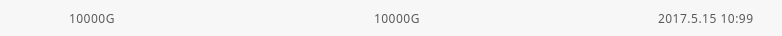
<?xml version="1.0" encoding="UTF-8"?>
<ui version="4.0">
 <class>FilesItemWidget</class>
 <widget class="QWidget" name="FilesItemWidget">
  <property name="geometry">
   <rect>
    <x>0</x>
    <y>0</y>
    <width>782</width>
    <height>36</height>
   </rect>
  </property>
  <property name="maximumSize">
   <size>
    <width>782</width>
    <height>36</height>
   </size>
  </property>
  <property name="windowTitle">
   <string>Form</string>
  </property>
  <property name="styleSheet">
   <string notr="true">background: #F7F7F7;</string>
  </property>
  <widget class="QCheckBox" name="checkBox">
   <property name="geometry">
    <rect>
     <x>8</x>
     <y>10</y>
     <width>16</width>
     <height>16</height>
    </rect>
   </property>
   <property name="styleSheet">
    <string notr="true">border:none;
background: rgba(0, 0, 0, 0);</string>
   </property>
   <property name="text">
    <string/>
   </property>
  </widget>
  <widget class="QPushButton" name="pushButton">
   <property name="geometry">
    <rect>
     <x>40</x>
     <y>8</y>
     <width>24</width>
     <height>20</height>
    </rect>
   </property>
   <property name="focusPolicy">
    <enum>Qt::NoFocus</enum>
   </property>
   <property name="styleSheet">
    <string notr="true">border:none;
font-family: PingFangSC-Regular;
font-size: 12px;
color: #5A5A5A;
letter-spacing: 0.5px;
text-align: left;
background: rgba(0, 0, 0, 0);</string>
   </property>
   <property name="text">
    <string/>
   </property>
   <property name="icon">
    <iconset resource="../resource.qrc">
     <normaloff>:/image/assets/dir.png</normaloff>:/image/assets/dir.png</iconset>
   </property>
   <property name="iconSize">
    <size>
     <width>24</width>
     <height>20</height>
    </size>
   </property>
   <property name="checkable">
    <bool>true</bool>
   </property>
   <property name="checked">
    <bool>false</bool>
   </property>
  </widget>
  <widget class="QLabel" name="capacity">
   <property name="geometry">
    <rect>
     <x>374</x>
     <y>10</y>
     <width>65</width>
     <height>17</height>
    </rect>
   </property>
   <property name="styleSheet">
    <string notr="true">font-family: PingFangSC-Regular;
font-size: 12px;
color: #5A5A5A;
letter-spacing: 0.5px;
text-align: left;
border:none;
background: rgba(0, 0, 0, 0);</string>
   </property>
   <property name="text">
    <string>10000G</string>
   </property>
  </widget>
  <widget class="QLabel" name="Timer">
   <property name="geometry">
    <rect>
     <x>658</x>
     <y>10</y>
     <width>115</width>
     <height>17</height>
    </rect>
   </property>
   <property name="styleSheet">
    <string notr="true">font-family: PingFangSC-Regular;
font-size: 12px;
color: #5A5A5A;
letter-spacing: 0.5px;
text-align: left;
border:none;
background: rgba(0, 0, 0, 0);</string>
   </property>
   <property name="text">
    <string>2017.5.15 10:99</string>
   </property>
  </widget>
  <widget class="QLabel" name="Name">
   <property name="geometry">
    <rect>
     <x>69</x>
     <y>10</y>
     <width>180</width>
     <height>17</height>
    </rect>
   </property>
   <property name="styleSheet">
    <string notr="true">font-family: PingFangSC-Regular;
font-size: 12px;
color: #5A5A5A;
letter-spacing: 0.5px;
text-align: left;
border:none;
background: rgba(0, 0, 0, 0);</string>
   </property>
   <property name="text">
    <string>10000G</string>
   </property>
  </widget>
 </widget>
 <resources>
  <include location="../resource.qrc"/>
 </resources>
 <connections/>
</ui>
